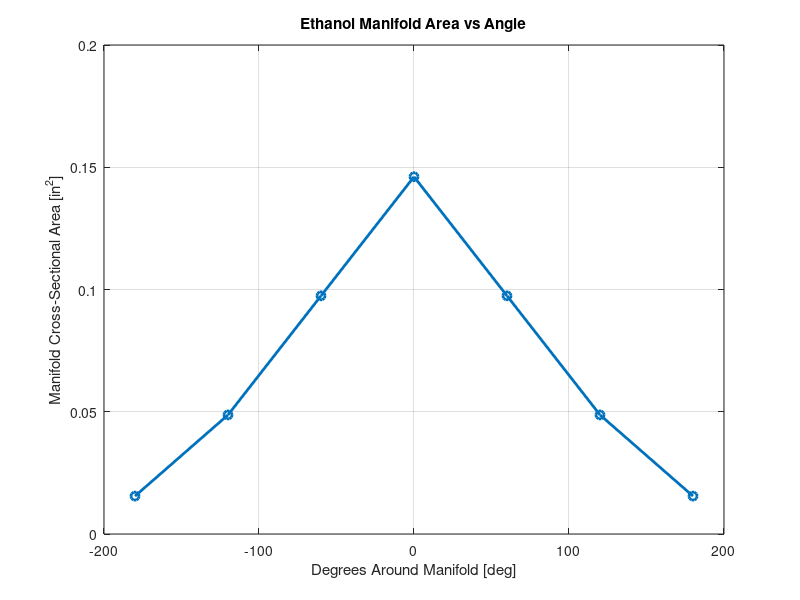

MATLAB code for this plot:
% Manifold Area Calculations - Constant Velocity
% Authors: Chanak Gautam, Neil Babu
% First Created: 12/14/2025
% Last Updated: 10/6/2026

% Calculations done in SI, final areas in in^2

% Conversions
in_to_m = 0.0254;
lb_to_kg = 0.4536;
m2_to_in2 = 1 / in_to_m^2;
cm2_to_m2 = 1e-4;

% Flow rate
Mf = 3.0736 * lb_to_kg; % Ethanol mass flow rate [kg/s]

% Density
eth_rho = 789; % kg/m^3

% Number of orifices
eth_N = 6;

% Inlet radii
eth_inlet_rad = 0.305 * in_to_m;

% Minumum manifold area
min_CSA = 0.1 * cm2_to_m2;

% Ethanol manifold
eth_A_in = pi * eth_inlet_rad^2;
eth_v = Mf / (eth_rho * eth_A_in);
eth_mdot_orf = Mf / eth_N;

% Only calculate one half of the ring
eth_k = 0:eth_N/2;
eth_mdot_k = Mf/2 - eth_k * eth_mdot_orf;

% Minimum manifold area
eth_A_k = eth_mdot_k / (eth_rho * eth_v);
eth_A_k = max(eth_A_k, min_CSA) * m2_to_in2;

% Displaying result
disp(eth_A_k)

% Mirror results for the other half
eth_deg = [-fliplr(eth_k(2:end)) eth_k] * 360 / eth_N;
eth_area = [fliplr(eth_A_k(2:end)) eth_A_k];

% Ethanol plot
figure(1)
plot(eth_deg, eth_area, '-o', 'LineWidth', 2)
xlabel('Degrees Around Manifold [deg]')
ylabel('Manifold Cross-Sectional Area [in^2]')
title('Ethanol Manifold Area vs Angle')
grid on
